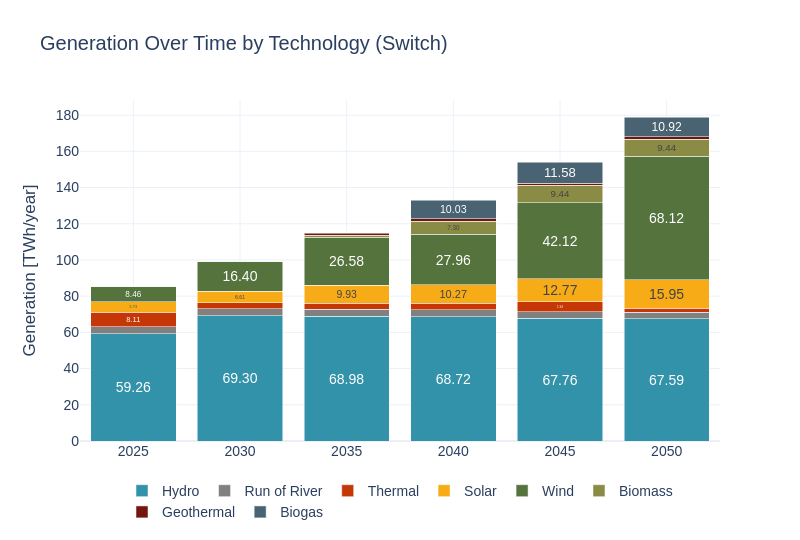

Notebook code for this chart:
### Code cell
# Transform data
sce_sw = pd.read_csv(model_outputs_path+'/dispatch.csv')
sce_sw['year'] = sce_sw['timestamp'].str[:4]
sce_sw['Energy_TWh_typical_yr'] = sce_sw['Energy_GWh_typical_yr'] / 1000
sce_sw.rename(columns={'gen_tech': 'Tech'}, inplace=True)
sce_sw = sce_sw[sce_sw['timestamp'].str.contains('^'+str(years[0])) == False]
# Plot
sw.scenarios.dispatched_generation(sce_sw, 'Generation', 'TWh', 'year', 'Energy_TWh_typical_yr', 'Tech', scenario_name, 'Switch', 4.6)

### Figure 1 — Plotly figure (JSON) as saved in the notebook; plotly's stock layout.template omitted (floating-point values rounded to 4 significant figures)
{"data": [{"alignmentgroup": "True", "hovertemplate": "Tech=Hydro<br>Year=%{x}<br>Dispatched Generation (MW)=%{y}<br>text=%{text}<extra></extra>", "insidetextanchor": "middle", "legendgroup": "Hydro", "marker": {"color": "#3292A9", "pattern": {"shape": ""}}, "name": "Hydro", "offsetgroup": "Hydro", "orientation": "v", "showlegend": true, "text": ["59.26", "69.30", "68.98", "68.72", "67.76", "67.59"], "textangle": 0, "textposition": "inside", "texttemplate": "%{text:.2f}", "type": "bar", "x": ["2025", "2030", "2035", "2040", "2045", "2050"], "xaxis": "x", "y": [59.26, 69.3, 68.98, 68.72, 67.76, 67.59], "yaxis": "y"}, {"alignmentgroup": "True", "hovertemplate": "Tech=Run of River<br>Year=%{x}<br>Dispatched Generation (MW)=%{y}<br>text=%{text}<extra></extra>", "insidetextanchor": "middle", "legendgroup": "Run of River", "marker": {"color": "#808080", "pattern": {"shape": ""}}, "name": "Run of River", "offsetgroup": "Run of River", "orientation": "v", "showlegend": true, "text": ["", "", "", "", "", ""], "textangle": 0, "textposition": "inside", "texttemplate": "%{text:.2f}", "type": "bar", "x": ["2025", "2030", "2035", "2040", "2045", "2050"], "xaxis": "x", "y": [3.867, 3.82, 3.8, 3.795, 3.75, 3.663], "yaxis": "y"}, {"alignmentgroup": "True", "hovertemplate": "Tech=Thermal<br>Year=%{x}<br>Dispatched Generation (MW)=%{y}<br>text=%{text}<extra></extra>", "insidetextanchor": "middle", "legendgroup": "Thermal", "marker": {"color": "#C53707", "pattern": {"shape": ""}}, "name": "Thermal", "offsetgroup": "Thermal", "orientation": "v", "showlegend": true, "text": ["8.11", "", "", "", "5.34", ""], "textangle": 0, "textposition": "inside", "texttemplate": "%{text:.2f}", "type": "bar", "x": ["2025", "2030", "2035", "2040", "2045", "2050"], "xaxis": "x", "y": [8.113, 3.119, 3.392, 3.472, 5.336, 1.951], "yaxis": "y"}, {"alignmentgroup": "True", "hovertemplate": "Tech=Solar<br>Year=%{x}<br>Dispatched Generation (MW)=%{y}<br>text=%{text}<extra></extra>", "insidetextanchor": "middle", "legendgroup": "Solar", "marker": {"color": "#F7AB17", "pattern": {"shape": ""}}, "name": "Solar", "offsetgroup": "Solar", "orientation": "v", "showlegend": true, "text": ["5.73", "6.61", "9.93", "10.27", "12.77", "15.95"], "textangle": 0, "textposition": "inside", "texttemplate": "%{text:.2f}", "type": "bar", "x": ["2025", "2030", "2035", "2040", "2045", "2050"], "xaxis": "x", "y": [5.73, 6.606, 9.926, 10.27, 12.77, 15.95], "yaxis": "y"}, {"alignmentgroup": "True", "hovertemplate": "Tech=Wind<br>Year=%{x}<br>Dispatched Generation (MW)=%{y}<br>text=%{text}<extra></extra>", "insidetextanchor": "middle", "legendgroup": "Wind", "marker": {"color": "#55733D", "pattern": {"shape": ""}}, "name": "Wind", "offsetgroup": "Wind", "orientation": "v", "showlegend": true, "text": ["8.46", "16.40", "26.58", "27.96", "42.12", "68.12"], "textangle": 0, "textposition": "inside", "texttemplate": "%{text:.2f}", "type": "bar", "x": ["2025", "2030", "2035", "2040", "2045", "2050"], "xaxis": "x", "y": [8.464, 16.4, 26.58, 27.96, 42.12, 68.12], "yaxis": "y"}, {"alignmentgroup": "True", "hovertemplate": "Tech=Biomass<br>Year=%{x}<br>Dispatched Generation (MW)=%{y}<br>text=%{text}<extra></extra>", "insidetextanchor": "middle", "legendgroup": "Biomass", "marker": {"color": "#8A8C46", "pattern": {"shape": ""}}, "name": "Biomass", "offsetgroup": "Biomass", "orientation": "v", "showlegend": true, "text": ["", "", "", "7.30", "9.44", "9.44"], "textangle": 0, "textposition": "inside", "texttemplate": "%{text:.2f}", "type": "bar", "x": ["2025", "2030", "2035", "2040", "2045", "2050"], "xaxis": "x", "y": [4.739e-09, 7.691e-09, 0.876, 7.305, 9.443, 9.443], "yaxis": "y"}, {"alignmentgroup": "True", "hovertemplate": "Tech=Geothermal<br>Year=%{x}<br>Dispatched Generation (MW)=%{y}<br>text=%{text}<extra></extra>", "insidetextanchor": "middle", "legendgroup": "Geothermal", "marker": {"color": "#73160E", "pattern": {"shape": ""}}, "name": "Geothermal", "offsetgroup": "Geothermal", "orientation": "v", "showlegend": true, "text": ["", "", "", "", "", ""], "textangle": 0, "textposition": "inside", "texttemplate": "%{text:.2f}", "type": "bar", "x": ["2025", "2030", "2035", "2040", "2045", "2050"], "xaxis": "x", "y": [4.737e-09, 7.682e-09, 1.314, 1.314, 1.314, 1.314], "yaxis": "y"}, {"alignmentgroup": "True", "hovertemplate": "Tech=Biogas<br>Year=%{x}<br>Dispatched Generation (MW)=%{y}<br>text=%{text}<extra></extra>", "insidetextanchor": "middle", "legendgroup": "Biogas", "marker": {"color": "#496373", "pattern": {"shape": ""}}, "name": "Biogas", "offsetgroup": "Biogas", "orientation": "v", "showlegend": true, "text": ["10.03", "11.58", "10.92"], "textangle": 0, "textposition": "inside", "texttemplate": "%{text:.2f}", "type": "bar", "x": ["2040", "2045", "2050"], "xaxis": "x", "y": [10.03, 11.58, 10.92], "yaxis": "y"}], "layout": {"barmode": "stack", "font": {"family": "Arial", "size": 14}, "height": 540, "legend": {"orientation": "h", "title": {}, "tracegroupgap": 0, "x": 0.5, "xanchor": "center", "y": -0.1}, "title": {"text": "Generation Over Time by Technology (Switch)"}, "width": 800, "xaxis": {"anchor": "y", "domain": [0, 1], "showgrid": true, "tickangle": 0, "tickfont": {"family": "Arial", "size": 14}, "tickvals": ["2025", "2030", "2035", "2040", "2045", "2050"], "title": {"text": ""}}, "yaxis": {"anchor": "x", "domain": [0, 1], "title": {"text": "Generation [TWh/year]"}}}}
